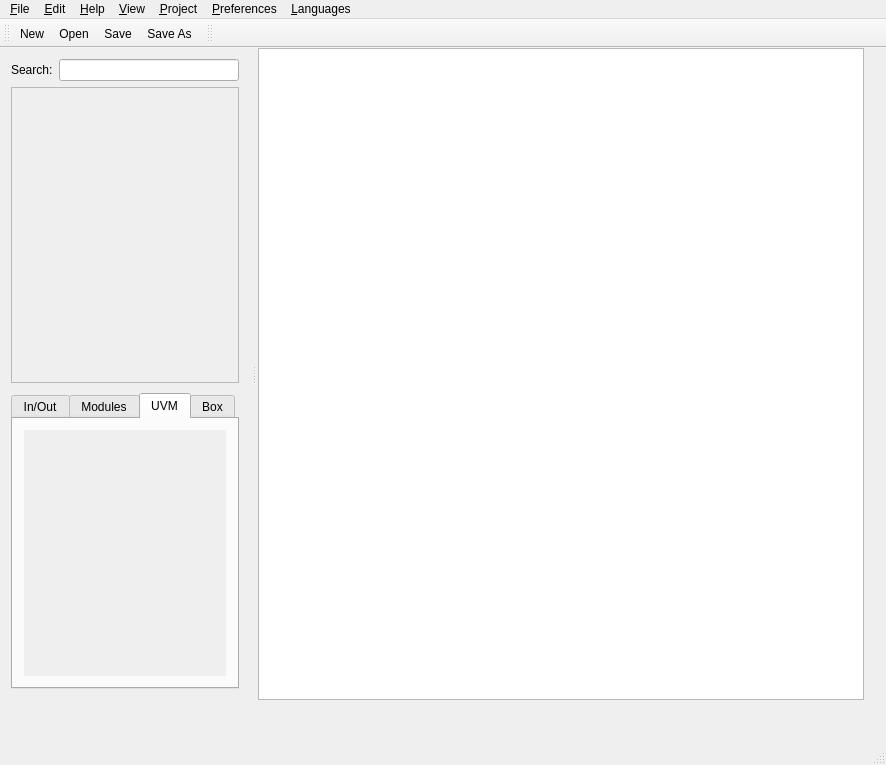
<?xml version="1.0" encoding="UTF-8"?>
<ui version="4.0">
 <class>MainWindow</class>
 <widget class="QMainWindow" name="MainWindow">
  <property name="geometry">
   <rect>
    <x>0</x>
    <y>0</y>
    <width>886</width>
    <height>765</height>
   </rect>
  </property>
  <property name="minimumSize">
   <size>
    <width>0</width>
    <height>150</height>
   </size>
  </property>
  <property name="windowTitle">
   <string>UVM Framework</string>
  </property>
  <property name="windowIcon">
   <iconset resource="resources/logos/logos.qrc">
    <normaloff>:/logos/logo.png</normaloff>:/logos/logo.png</iconset>
  </property>
  <widget class="QWidget" name="centralWidget">
   <widget class="QSplitter" name="splitter">
    <property name="geometry">
     <rect>
      <x>0</x>
      <y>0</y>
      <width>864</width>
      <height>652</height>
     </rect>
    </property>
    <property name="orientation">
     <enum>Qt::Horizontal</enum>
    </property>
    <property name="opaqueResize">
     <bool>true</bool>
    </property>
    <property name="handleWidth">
     <number>8</number>
    </property>
    <property name="childrenCollapsible">
     <bool>false</bool>
    </property>
    <widget class="QWidget" name="leftPannel" native="true">
     <property name="minimumSize">
      <size>
       <width>250</width>
       <height>0</height>
      </size>
     </property>
     <property name="maximumSize">
      <size>
       <width>400</width>
       <height>16777215</height>
      </size>
     </property>
     <layout class="QVBoxLayout" name="verticalLayout_5">
      <item>
       <layout class="QGridLayout" name="gridLayout">
        <item row="0" column="0">
         <widget class="QLabel" name="label">
          <property name="sizePolicy">
           <sizepolicy hsizetype="Fixed" vsizetype="Preferred">
            <horstretch>0</horstretch>
            <verstretch>0</verstretch>
           </sizepolicy>
          </property>
          <property name="text">
           <string>Search:</string>
          </property>
         </widget>
        </item>
        <item row="0" column="1" colspan="2">
         <widget class="QLineEdit" name="lineEdit">
          <property name="sizePolicy">
           <sizepolicy hsizetype="Expanding" vsizetype="Fixed">
            <horstretch>0</horstretch>
            <verstretch>0</verstretch>
           </sizepolicy>
          </property>
          <property name="clearButtonEnabled">
           <bool>true</bool>
          </property>
         </widget>
        </item>
        <item row="2" column="1">
         <spacer name="verticalSpacer_5">
          <property name="orientation">
           <enum>Qt::Vertical</enum>
          </property>
          <property name="sizeType">
           <enum>QSizePolicy::Fixed</enum>
          </property>
          <property name="sizeHint" stdset="0">
           <size>
            <width>0</width>
            <height>4</height>
           </size>
          </property>
         </spacer>
        </item>
        <item row="4" column="0" colspan="3">
         <widget class="QTabWidget" name="tabWidget">
          <property name="sizePolicy">
           <sizepolicy hsizetype="Preferred" vsizetype="Expanding">
            <horstretch>0</horstretch>
            <verstretch>0</verstretch>
           </sizepolicy>
          </property>
          <property name="minimumSize">
           <size>
            <width>220</width>
            <height>0</height>
           </size>
          </property>
          <property name="currentIndex">
           <number>2</number>
          </property>
          <widget class="QWidget" name="Modules_2">
           <attribute name="title">
            <string>In/Out</string>
           </attribute>
           <layout class="QGridLayout" name="gridLayout_2">
            <item row="0" column="0">
             <widget class="QScrollArea" name="scrollAreaInOut">
              <property name="frameShape">
               <enum>QFrame::NoFrame</enum>
              </property>
              <property name="widgetResizable">
               <bool>true</bool>
              </property>
              <widget class="QWidget" name="scrollAreaWidgetContents_InOut">
               <property name="geometry">
                <rect>
                 <x>0</x>
                 <y>0</y>
                 <width>198</width>
                 <height>239</height>
                </rect>
               </property>
               <layout class="QVBoxLayout" name="verticalLayout">
                <item>
                 <spacer name="verticalSpacer_InOut">
                  <property name="orientation">
                   <enum>Qt::Vertical</enum>
                  </property>
                  <property name="sizeHint" stdset="0">
                   <size>
                    <width>20</width>
                    <height>40</height>
                   </size>
                  </property>
                 </spacer>
                </item>
               </layout>
              </widget>
             </widget>
            </item>
           </layout>
          </widget>
          <widget class="QWidget" name="Modules">
           <attribute name="title">
            <string>Modules</string>
           </attribute>
           <layout class="QGridLayout" name="gridLayout_6">
            <item row="0" column="1">
             <widget class="QScrollArea" name="scrollAreaGates">
              <property name="frameShape">
               <enum>QFrame::NoFrame</enum>
              </property>
              <property name="widgetResizable">
               <bool>true</bool>
              </property>
              <widget class="QWidget" name="scrollAreaWidgetContents_Gates">
               <property name="geometry">
                <rect>
                 <x>0</x>
                 <y>0</y>
                 <width>198</width>
                 <height>239</height>
                </rect>
               </property>
               <layout class="QVBoxLayout" name="verticalLayout_2">
                <item>
                 <spacer name="verticalSpacer_Gates">
                  <property name="orientation">
                   <enum>Qt::Vertical</enum>
                  </property>
                  <property name="sizeHint" stdset="0">
                   <size>
                    <width>20</width>
                    <height>40</height>
                   </size>
                  </property>
                 </spacer>
                </item>
               </layout>
              </widget>
             </widget>
            </item>
           </layout>
          </widget>
          <widget class="QWidget" name="UVMcomponents">
           <attribute name="title">
            <string>UVM</string>
           </attribute>
           <layout class="QGridLayout" name="gridLayout_5">
            <item row="0" column="1">
             <widget class="QScrollArea" name="scrollAreaMemory">
              <property name="frameShape">
               <enum>QFrame::NoFrame</enum>
              </property>
              <property name="widgetResizable">
               <bool>true</bool>
              </property>
              <widget class="QWidget" name="scrollAreaWidgetContents_Memory">
               <property name="geometry">
                <rect>
                 <x>0</x>
                 <y>0</y>
                 <width>198</width>
                 <height>239</height>
                </rect>
               </property>
               <layout class="QVBoxLayout" name="verticalLayout_3">
                <item>
                 <spacer name="verticalSpacer_Memory">
                  <property name="orientation">
                   <enum>Qt::Vertical</enum>
                  </property>
                  <property name="sizeHint" stdset="0">
                   <size>
                    <width>20</width>
                    <height>40</height>
                   </size>
                  </property>
                 </spacer>
                </item>
               </layout>
              </widget>
             </widget>
            </item>
           </layout>
          </widget>
          <widget class="QWidget" name="Other">
           <attribute name="title">
            <string>Box</string>
           </attribute>
           <layout class="QGridLayout" name="gridLayout_4">
            <item row="0" column="0">
             <widget class="QScrollArea" name="scrollArea_Box">
              <property name="frameShape">
               <enum>QFrame::NoFrame</enum>
              </property>
              <property name="widgetResizable">
               <bool>true</bool>
              </property>
              <widget class="QWidget" name="scrollAreaWidgetContents_Box">
               <property name="geometry">
                <rect>
                 <x>0</x>
                 <y>0</y>
                 <width>198</width>
                 <height>239</height>
                </rect>
               </property>
               <layout class="QVBoxLayout" name="verticalLayout_4">
                <item>
                 <spacer name="verticalSpacer_BOX">
                  <property name="orientation">
                   <enum>Qt::Vertical</enum>
                  </property>
                  <property name="sizeHint" stdset="0">
                   <size>
                    <width>20</width>
                    <height>40</height>
                   </size>
                  </property>
                 </spacer>
                </item>
               </layout>
              </widget>
             </widget>
            </item>
           </layout>
          </widget>
         </widget>
        </item>
        <item row="1" column="0" colspan="3">
         <widget class="QScrollArea" name="searchScrollArea">
          <property name="widgetResizable">
           <bool>true</bool>
          </property>
          <widget class="QWidget" name="searchContents">
           <property name="geometry">
            <rect>
             <x>0</x>
             <y>0</y>
             <width>224</width>
             <height>289</height>
            </rect>
           </property>
           <layout class="QGridLayout" name="gridLayout_7">
            <item row="0" column="0">
             <layout class="QVBoxLayout" name="searchLayout">
              <item>
               <spacer name="VSpacer">
                <property name="orientation">
                 <enum>Qt::Vertical</enum>
                </property>
                <property name="sizeHint" stdset="0">
                 <size>
                  <width>20</width>
                  <height>184</height>
                 </size>
                </property>
               </spacer>
              </item>
             </layout>
            </item>
           </layout>
          </widget>
         </widget>
        </item>
       </layout>
      </item>
     </layout>
    </widget>
    <widget class="GraphicsView" name="graphicsView">
     <property name="sizePolicy">
      <sizepolicy hsizetype="Maximum" vsizetype="Expanding">
       <horstretch>3</horstretch>
       <verstretch>0</verstretch>
      </sizepolicy>
     </property>
     <property name="acceptDrops">
      <bool>true</bool>
     </property>
    </widget>
   </widget>
   <widget class="ElementEditor" name="widgetElementEditor" native="true">
    <property name="geometry">
     <rect>
      <x>0</x>
      <y>0</y>
      <width>226</width>
      <height>0</height>
     </rect>
    </property>
    <property name="sizePolicy">
     <sizepolicy hsizetype="Preferred" vsizetype="Fixed">
      <horstretch>0</horstretch>
      <verstretch>0</verstretch>
     </sizepolicy>
    </property>
    <property name="minimumSize">
     <size>
      <width>0</width>
      <height>0</height>
     </size>
    </property>
    <property name="maximumSize">
     <size>
      <width>16777215</width>
      <height>16777215</height>
     </size>
    </property>
   </widget>
  </widget>
  <widget class="QMenuBar" name="menuBar">
   <property name="geometry">
    <rect>
     <x>0</x>
     <y>0</y>
     <width>886</width>
     <height>26</height>
    </rect>
   </property>
   <widget class="QMenu" name="menuFile">
    <property name="title">
     <string>&amp;File</string>
    </property>
    <addaction name="actionNew"/>
    <addaction name="actionOpen"/>
    <addaction name="actionRecent_Files"/>
    <addaction name="separator"/>
    <addaction name="actionSave"/>
    <addaction name="actionSave_As"/>
    <addaction name="separator"/>
    <addaction name="actionExit"/>
   </widget>
   <widget class="QMenu" name="menuHelp">
    <property name="title">
     <string>&amp;Help</string>
    </property>
    <addaction name="actionAbout"/>
   </widget>
   <widget class="QMenu" name="menu_Edit">
    <property name="title">
     <string>&amp;Edit</string>
    </property>
   </widget>
   <widget class="QMenu" name="menuVirw">
    <property name="title">
     <string>&amp;View</string>
    </property>
   </widget>
   <widget class="QMenu" name="menu_Project">
    <property name="title">
     <string>&amp;Project</string>
    </property>
   </widget>
   <widget class="QMenu" name="menu_Preferences">
    <property name="title">
     <string>&amp;Preferences</string>
    </property>
   </widget>
   <widget class="QMenu" name="menu_Languages">
    <property name="title">
     <string>&amp;Languages</string>
    </property>
   </widget>
   <addaction name="menuFile"/>
   <addaction name="menu_Edit"/>
   <addaction name="menuHelp"/>
   <addaction name="menuVirw"/>
   <addaction name="menu_Project"/>
   <addaction name="menu_Preferences"/>
   <addaction name="menu_Languages"/>
  </widget>
  <widget class="QToolBar" name="mainToolBar">
   <attribute name="toolBarArea">
    <enum>TopToolBarArea</enum>
   </attribute>
   <attribute name="toolBarBreak">
    <bool>false</bool>
   </attribute>
   <addaction name="actionNew"/>
   <addaction name="actionOpen"/>
   <addaction name="actionSave"/>
   <addaction name="actionSave_As"/>
  </widget>
  <widget class="QStatusBar" name="statusBar"/>
  <widget class="QToolBar" name="toolBar">
   <property name="windowTitle">
    <string>toolBar</string>
   </property>
   <attribute name="toolBarArea">
    <enum>TopToolBarArea</enum>
   </attribute>
   <attribute name="toolBarBreak">
    <bool>false</bool>
   </attribute>
  </widget>
  <action name="actionNew">
   <property name="icon">
    <iconset resource="resources/toolbar/toolbar.qrc">
     <normaloff>:/toolbar/new.png</normaloff>:/toolbar/new.png</iconset>
   </property>
   <property name="text">
    <string>&amp;New</string>
   </property>
   <property name="shortcut">
    <string>Ctrl+N</string>
   </property>
  </action>
  <action name="actionOpen">
   <property name="icon">
    <iconset resource="resources/toolbar/toolbar.qrc">
     <normaloff>:/toolbar/folder.png</normaloff>:/toolbar/folder.png</iconset>
   </property>
   <property name="text">
    <string>&amp;Open</string>
   </property>
   <property name="shortcut">
    <string>Ctrl+O</string>
   </property>
  </action>
  <action name="actionRecent_Files">
   <property name="text">
    <string>Recent Files:</string>
   </property>
  </action>
  <action name="actionSave">
   <property name="icon">
    <iconset resource="resources/toolbar/toolbar.qrc">
     <normaloff>:/toolbar/save.png</normaloff>:/toolbar/save.png</iconset>
   </property>
   <property name="text">
    <string>&amp;Save</string>
   </property>
   <property name="shortcut">
    <string>Ctrl+S</string>
   </property>
  </action>
  <action name="actionSave_As">
   <property name="icon">
    <iconset resource="resources/toolbar/toolbar.qrc">
     <normaloff>:/toolbar/save_as-64.png</normaloff>:/toolbar/save_as-64.png</iconset>
   </property>
   <property name="text">
    <string>Save As...</string>
   </property>
  </action>
  <action name="actionExit">
   <property name="text">
    <string>Exit</string>
   </property>
   <property name="shortcut">
    <string>Ctrl+E</string>
   </property>
  </action>
  <action name="actionAbout">
   <property name="icon">
    <iconset resource="resources/logos/logos.qrc">
     <normaloff>:/logos/logo.png</normaloff>:/logos/logo.png</iconset>
   </property>
   <property name="text">
    <string>About</string>
   </property>
  </action>
 </widget>
 <layoutdefault spacing="6" margin="11"/>
 <customwidgets>
  <customwidget>
   <class>GraphicsView</class>
   <extends>QGraphicsView</extends>
   <header>graphicsview.h</header>
  </customwidget>
  <customwidget>
   <class>ElementEditor</class>
   <extends>QWidget</extends>
   <header>elementeditor.h</header>
   <container>1</container>
  </customwidget>
 </customwidgets>
 <resources>
  <include location="resources/logos/logos.qrc"/>
  <include location="resources/toolbar/toolbar.qrc"/>
 </resources>
 <connections/>
</ui>
